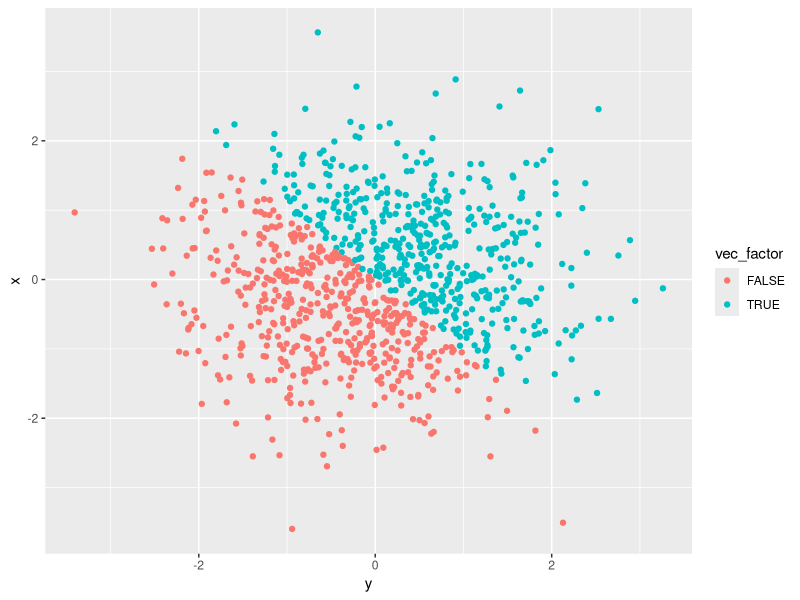

Generate this figure with R:
## ---- chunk 1
knitr::opts_chunk$set(echo = TRUE)

library(tidyverse)
## ---- chunk 2
Problem1_df = tibble(
  x = runif(10, min=0, max=5), 
  vec_numeric = c(x>2),
  vec_char = c("Giraffe", "Elephant", "Lion", "Wolf", "Dolphin", "Ant", "Dog", 
               "Tiger", "Bird", "Fish" ),
  vec_logical = c(TRUE, TRUE, FALSE, FALSE, FALSE, TRUE, FALSE, FALSE, TRUE, 
                  FALSE),
  vec_factor = factor(c("African descent", "White", "Asian", "Native American", 
                        "Virgin Islander", "St. Thomian", "St. Johnian", "Crucian", 
                        "Floridian", "Atlantian"))
  )
## ---- chunk 3
# Taking mean of x variable

mean(Problem1_df$x)

# This works because it is numeric variable. The mean of x equals 2.136482.
## ---- chunk 4
# Taking mean of vec_numeric

mean(Problem1_df$vec_numeric)

# Taking the mean of this equals 0.3. 
#Therefore, this works.
## ---- chunk 5
# Taking mean of vec_char

mean(Problem1_df$vec_char)

# This code does not work. Error message says that "this argument is not numeric or logical".
## ---- chunk 6
# Taking mean of vec_logical

mean(Problem1_df$vec_logical)

# This code does output a value for the mean of the logical vector.
# The mean of this vector equals 0.4.
## ---- chunk 7
# Taking the mean of vec_factor

mean(Problem1_df$vec_factor)

#This code does not work becasue th vector is not numeric or logical.
## ---- chunk 8
## 1st code chunk
# Using the as.numeric function to the logical, character and factor vectors.

as.numeric(Problem1_df$vec_logical)

as.numeric(Problem1_df$vec_char)

as.numeric(Problem1_df$vec_factor)

# When this function was used on the logical and factor vectors, numeric values
# were created.
# With the character vector, it could not be applied (NA).

## ---- chunk 9
# 2nd code chunk
# Converting character variable from character to factor to numeric

## Created a new variable named 'Factor' that is the end product of converting
# the character vector to the factor vector.

Factor = as.factor(Problem1_df$vec_char)

#Converted the Factor variable to a numeric vector.

as.numeric(Factor)


## Converting factor variable from factor to character to numeric

Character = as.character(Problem1_df$vec_factor)

as.numeric(Character)

# In the first portion of the code chunk, the character vector was converted
# from a character to a factor and lastly to a numeric vector. This vector was
# converted successfully into the factor the numeric vectors. 

# Conversion of the factor vector to the character vector was successsful. 
# However, converting that new vector *Character) into a numeric vector was
# not successful. An error message showed.
## ---- chunk 10
# Created data frame for Problem 2
x = rnorm(1000)
y = rnorm(1000)
vec_logical = c(x + y > 0)

Problem2_df = tibble(
  x,
  y,
  vec_logical)

vec_numeric = as.numeric(Problem2_df$vec_logical)
vec_factor = as.factor(Problem2_df$vec_logical)

dim(Problem2_df)
mean(x)
median(x)

## ---- chunk 11
# Making scatter plots for logical, numeric and factor vectors, respectively.

Plot_1 = ggplot(Problem2_df, aes(x = y, y = x)) + geom_point(aes(color = vec_logical))

# The blue data points on the scatterplot represent the values which are TRUE.
# The pink data points represent those values that are FALSE.


Plot_2 = ggplot(Problem2_df, aes(x = y, y = x)) + geom_point(aes(color = vec_numeric))

# The blue data points represent values numeric values equal to 1.00.
# The black data points represent numeric values that are equal to 0.00. 

Plot_3 = ggplot(Problem2_df, aes(x = y, y = x)) + geom_point(aes(color = vec_factor))

# The blue data points represent factor variables that are TRUE.
# The blue data points relect factor variables that are FALSE.
## ---- chunk 12
# Exporting Plot_1 as a .pdf, to the folder in project directory.

ggsave("Plot_1.pdf", path = "./P8105_HW1_BJL2150_files")
